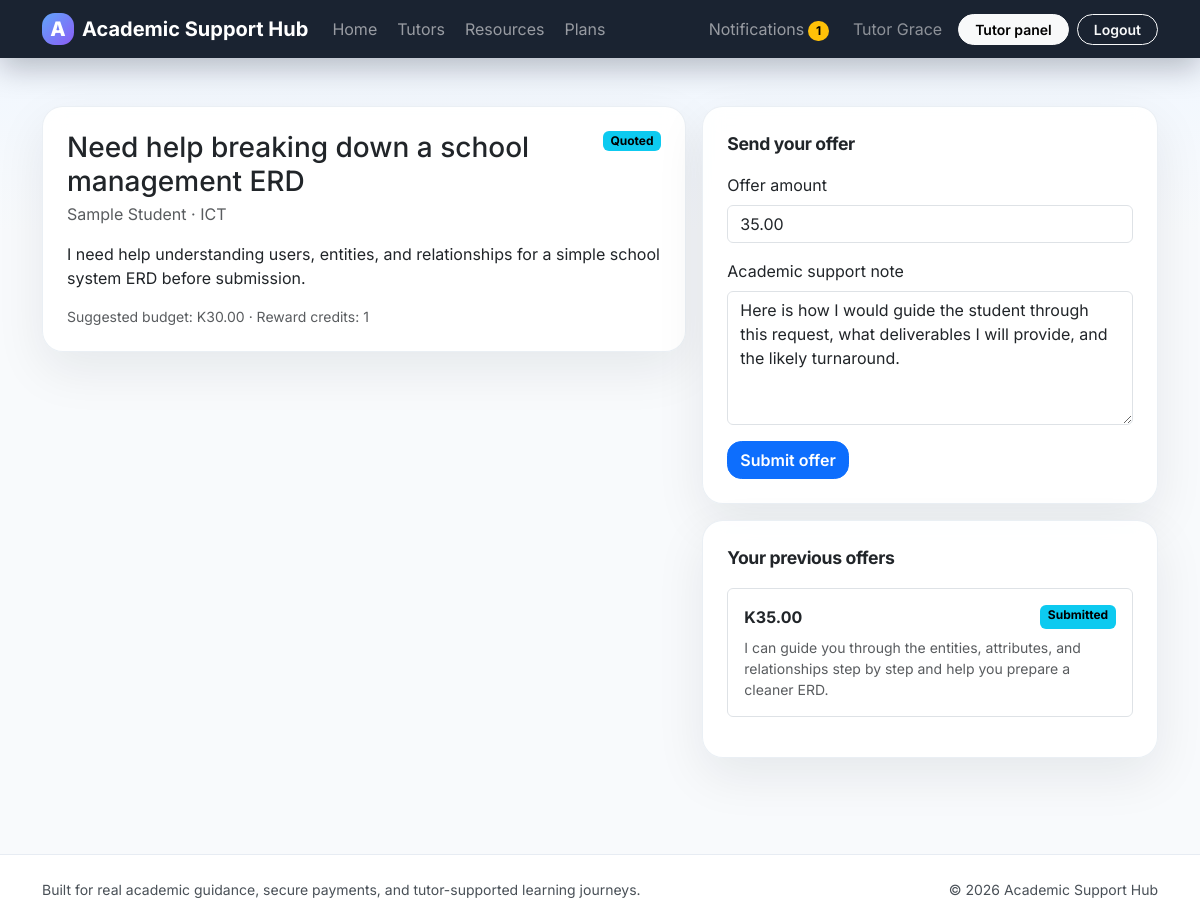
Page /tutor/request_view.php?id=1 (signed in) on the committed database.
### tables this page shows
CREATE TABLE settings (
    id INT UNSIGNED AUTO_INCREMENT PRIMARY KEY,
    setting_key VARCHAR(100) NOT NULL UNIQUE,
    setting_value TEXT NOT NULL
);

CREATE TABLE users (
    id INT UNSIGNED AUTO_INCREMENT PRIMARY KEY,
    name VARCHAR(150) NOT NULL,
    email VARCHAR(190) NOT NULL UNIQUE,
    password VARCHAR(255) NOT NULL,
    role ENUM('admin','student','tutor') NOT NULL DEFAULT 'student',
    university VARCHAR(190) NULL,
    bio TEXT NULL,
    avatar_path VARCHAR(255) NULL,
    created_at TIMESTAMP NOT NULL DEFAULT CURRENT_TIMESTAMP
);

CREATE TABLE help_requests (
    id INT UNSIGNED AUTO_INCREMENT PRIMARY KEY,
    student_id INT UNSIGNED NOT NULL,
    selected_tutor_id INT UNSIGNED NULL,
    accepted_offer_id INT UNSIGNED NULL,
    subject VARCHAR(100) NOT NULL,
    title VARCHAR(190) NOT NULL,
    details TEXT NOT NULL,
    urgency ENUM('normal','urgent') NOT NULL DEFAULT 'normal',
    suggested_budget DECIMAL(10,2) NOT NULL DEFAULT 0,
    reward_credits_to_use INT UNSIGNED NOT NULL DEFAULT 0,
    attachment_path VARCHAR(255) NULL,
    status ENUM('open','quoted','accepted','awaiting_payment','payment_pending','in_progress','completed','cancelled') NOT NULL DEFAULT 'open',
    created_at TIMESTAMP NOT NULL DEFAULT CURRENT_TIMESTAMP,
    CONSTRAINT fk_help_requests_student FOREIGN KEY (student_id) REFERENCES users(id) ON DELETE CASCADE,
    CONSTRAINT fk_help_requests_tutor FOREIGN KEY (selected_tutor_id) REFERENCES users(id) ON DELETE SET NULL
);

CREATE TABLE tutor_profiles (
    id INT UNSIGNED AUTO_INCREMENT PRIMARY KEY,
    user_id INT UNSIGNED NOT NULL UNIQUE,
    headline VARCHAR(190) NOT NULL,
    bio TEXT NOT NULL,
    subjects VARCHAR(255) NOT NULL,
    starting_price DECIMAL(10,2) NOT NULL DEFAULT 25.00,
    min_offer_price DECIMAL(10,2) NOT NULL DEFAULT 15.00,
    rating_average DECIMAL(3,2) NOT NULL DEFAULT 0,
    total_reviews INT UNSIGNED NOT NULL DEFAULT 0,
    total_sessions INT UNSIGNED NOT NULL DEFAULT 0,
    is_verified TINYINT(1) NOT NULL DEFAULT 0,
    created_at TIMESTAMP NOT NULL DEFAULT CURRENT_TIMESTAMP,
    CONSTRAINT fk_tutor_profiles_user FOREIGN KEY (user_id) REFERENCES users(id) ON DELETE CASCADE
);

CREATE TABLE help_offers (
    id INT UNSIGNED AUTO_INCREMENT PRIMARY KEY,
    request_id INT UNSIGNED NOT NULL,
    tutor_id INT UNSIGNED NOT NULL,
    offered_amount DECIMAL(10,2) NOT NULL,
    message TEXT NOT NULL,
    status ENUM('submitted','accepted','rejected','withdrawn') NOT NULL DEFAULT 'submitted',
    created_at TIMESTAMP NOT NULL DEFAULT CURRENT_TIMESTAMP,
    CONSTRAINT fk_help_offers_request FOREIGN KEY (request_id) REFERENCES help_requests(id) ON DELETE CASCADE,
    CONSTRAINT fk_help_offers_tutor FOREIGN KEY (tutor_id) REFERENCES users(id) ON DELETE CASCADE
);

### includes/bootstrap.php (called while the page is built, shortened)
<?php
require_once __DIR__ . '/../config/config.php';
require_once __DIR__ . '/functions.php';
refresh_current_user();

### tutor/request_view.php (the view, shortened to what this page needs)
<?php
require_once __DIR__ . '/../includes/bootstrap.php';
$user = current_user();
$requestId = (int) ($_GET['id'] ?? 0);
$request = help_request_by_id($requestId);
$profile = tutor_profile((int) $user['id']);
$offersStmt = $pdo->prepare('SELECT * FROM help_offers WHERE request_id = :request_id AND tutor_id = :tutor_id ORDER BY id DESC');
$offersStmt->execute(['request_id' => $requestId, 'tutor_id' => $user['id']]);
$myOffers = $offersStmt->fetchAll();
include __DIR__ . '/../includes/header.php';
?>
<div class="row g-3">
    <div class="col-lg-7">
        <div class="card card-soft p-4">
            <div class="d-flex justify-content-between align-items-start">
                <div>
                    <h1 class="h3 mb-1"><?= e($request['title']) ?></h1>
                    <div class="text-muted"><?= e($request['student_name']) ?> · <?= e($request['subject']) ?></div>
                </div>
                <?= status_badge($request['status']) ?>
            </div>
            <div class="mt-3"><?= nl2br(e($request['details'])) ?></div>
            <div class="small text-muted mt-3">Suggested budget: <?= money($request['suggested_budget']) ?> · Reward credits: <?= (int) $request['reward_credits_to_use'] ?></div>
        </div>
    </div>
    <div class="col-lg-5">
        <div class="card card-soft p-4">
            <div class="section-title mb-3">Send your offer</div>
            <form method="post">
                <div class="mb-3">
                    <label class="form-label">Offer amount</label>
                    <input class="form-control" type="number" step="0.01" min="<?= e((string) ($profile['min_offer_price'] ?? 1)) ?>" name="offered_amount" value="<?= e((string) ($profile['starting_price'] ?? 25)) ?>" required>
                </div>
                <div class="mb-3">
                    <label class="form-label">Academic support note</label>
                    <textarea class="form-control" name="message" rows="5" required>Here is how I would guide the student through this request, what deliverables I will provide, and the likely turnaround.</textarea>
                </div>
                <button class="btn btn-primary" name="submit_offer" value="1">Submit offer</button>
            </form>
        </div>
        <div class="card card-soft p-4 mt-3">
            <div class="section-title mb-3">Your previous offers</div>
            <?php foreach ($myOffers as $offer): ?>
                <div class="border rounded p-3 mb-3">
                    <div class="d-flex justify-content-between">
                        <strong><?= money($offer['offered_amount']) ?></strong>
                        <?= status_badge($offer['status']) ?>
                    </div>
                    <div class="small text-muted mt-2"><?= nl2br(e($offer['message'])) ?></div>
                </div>
            <?php endforeach; ?>
        </div>
    </div>
</div>
<?php include __DIR__ . '/../includes/footer.php'; ?>

### includes/header.php (shortened to what this page needs)
<?php
$user = current_user();
$unreadCount = $user ? unread_notification_count((int) $user['id']) : 0;
$platformName = get_setting('platform_name', APP_NAME);
?>
<!doctype html>
<html lang="en">
<head>
    <link href="https://cdn.jsdelivr.net/npm/bootstrap@5.3.7/dist/css/bootstrap.min.css" rel="stylesheet">
    <link href="<?= app_url('assets/css/style.css') ?>" rel="stylesheet">
</head>
<body>
<nav class="navbar navbar-expand-lg navbar-dark glass-nav sticky-top">
    <div class="container">
        <a class="navbar-brand fw-bold d-flex align-items-center gap-2" href="<?= app_url() ?>">
            <span class="brand-mark">A</span>
            <span><?= e($platformName) ?></span>
        </a>
        <div class="collapse navbar-collapse" id="appNav">
            <ul class="navbar-nav me-auto mb-2 mb-lg-0 gap-lg-1">
                <li class="nav-item"><a class="nav-link" href="<?= app_url() ?>">Home</a></li>
                <li class="nav-item"><a class="nav-link" href="<?= app_url('tutors.php') ?>">Tutors</a></li>
                <li class="nav-item"><a class="nav-link" href="<?= app_url('resources.php') ?>">Resources</a></li>
                <li class="nav-item"><a class="nav-link" href="<?= app_url('pricing.php') ?>">Plans</a></li>
            </ul>
            <ul class="navbar-nav align-items-lg-center gap-lg-2">
                <?php if ($user): ?>
                    <li class="nav-item dropdown">
                        <a class="nav-link position-relative" href="#" data-bs-toggle="dropdown">Notifications<?php if ($unreadCount > 0): ?><span class="badge rounded-pill text-bg-warning ms-1"><?= (int) $unreadCount ?></span><?php endif; ?></a>
                    </li>
                    <li class="nav-item"><span class="nav-link text-white-50"><?= e($user['name']) ?></span></li>
                    <?php if ($user['role'] === 'admin'): ?>
                        <li class="nav-item"><a class="btn btn-light btn-sm rounded-pill px-3" href="<?= app_url('admin/dashboard.php') ?>">Admin</a></li>
                    <?php elseif ($user['role'] === 'tutor'): ?>
                        <li class="nav-item"><a class="btn btn-light btn-sm rounded-pill px-3" href="<?= app_url('tutor/dashboard.php') ?>">Tutor panel</a></li>
                    <?php else: ?>
                        <li class="nav-item"><a class="btn btn-light btn-sm rounded-pill px-3" href="<?= app_url('student/dashboard.php') ?>">Student panel</a></li>
                    <?php endif; ?>
                    <li class="nav-item"><a class="btn btn-outline-light btn-sm rounded-pill px-3" href="<?= app_url('logout.php') ?>">Logout</a></li>
                <?php else: ?>
                    <li class="nav-item"><a class="btn btn-outline-light btn-sm rounded-pill px-3" href="<?= app_url('login.php') ?>">Login</a></li>
                    <li class="nav-item"><a class="btn btn-warning btn-sm rounded-pill px-3" href="<?= app_url('register.php') ?>">Create account</a></li>
                <?php endif; ?>
            </ul>
        </div>
    </div>
</nav>
<main class="py-4 py-lg-5">
    <div class="container">

### includes/functions.php (shortened to what this page needs)
<?php
function app_url(string $path = ''): string
{
    $path = ltrim($path, '/');
    return BASE_URL . ($path !== '' ? '/' . $path : '');
}
function e(mixed $value): string
{
    return htmlspecialchars((string) $value, ENT_QUOTES, 'UTF-8');
}
function current_user(): ?array
{
    return $_SESSION['user'] ?? null;
}
function refresh_current_user(): void
{
    global $pdo;
    $stmt = $pdo->prepare('SELECT * FROM users WHERE id = :id LIMIT 1');
    $stmt->execute(['id' => (int) $_SESSION['user']['id']]);
}
function get_setting(string $key, string $default = ''): string
{
    global $pdo;
    $stmt = $pdo->prepare('SELECT setting_value FROM settings WHERE setting_key = :setting_key LIMIT 1');
    $stmt->execute(['setting_key' => $key]);
    $row = $stmt->fetch();
    return (string) ($row['setting_value'] ?? $default);
}
function money(float|string|int $amount): string { return 'K' . number_format((float) $amount, 2); }
function status_badge(string $status): string
{
    $map = [
        'open' => 'warning', 'quoted' => 'info', 'accepted' => 'primary', 'awaiting_payment' => 'warning',
        'payment_pending' => 'warning', 'paid' => 'success', 'in_progress' => 'primary', 'completed' => 'success',
        'cancelled' => 'secondary', 'held' => 'warning', 'released' => 'success', 'pending' => 'warning',
        'requested' => 'warning', 'approved' => 'success', 'rejected' => 'danger', 'active' => 'success',
        'expired' => 'secondary', 'verified' => 'success', 'failed' => 'danger', 'submitted' => 'info'
    ];
    $class = $map[$status] ?? 'secondary';
    return '<span class="badge text-bg-' . $class . '">' . e(ucwords(str_replace('_', ' ', $status))) . '</span>';
}
function scalar_value(string $sql, array $params = []): mixed
{
    global $pdo; $stmt = $pdo->prepare($sql); $stmt->execute($params); return $stmt->fetchColumn();
}
function count_value(string $sql, array $params = []): int { return (int) scalar_value($sql, $params); }
function tutor_profile(int $userId): ?array
{
    global $pdo;
    $stmt = $pdo->prepare("SELECT tp.*, u.name, u.email, u.avatar_path FROM tutor_profiles tp INNER JOIN users u ON u.id = tp.user_id WHERE tp.user_id = :user_id LIMIT 1");
    $stmt->execute(['user_id' => $userId]);
    return $stmt->fetch() ?: null;
}
function unread_notification_count(int $userId): int { return count_value('SELECT COUNT(*) FROM notifications WHERE user_id = :user_id AND is_read = 0',['user_id'=>$userId]); }
function help_request_by_id(int $requestId): ?array { global $pdo; $stmt=$pdo->prepare("SELECT hr.*, u.name AS student_name FROM help_requests hr INNER JOIN users u ON u.id = hr.student_id WHERE hr.id = :id LIMIT 1"); $stmt->execute(['id'=>$requestId]); return $stmt->fetch() ?: null; }

### includes/footer.php (shortened to what this page needs)
    </div>
</main>
<footer class="footer-shell mt-5">
    <div class="container d-flex flex-column flex-md-row justify-content-between gap-2 small text-light-emphasis">
        <div>Built for real academic guidance, secure payments, and tutor-supported learning journeys.</div>
        <div>&copy; <?= date('Y') ?> <?= e(get_setting('platform_name', APP_NAME)) ?></div>
    </div>
</footer>
</body>
</html>

### assets/css/style.css (style rules this page uses)
:root { --bg:#081120;--surface:#ffffff;--muted:#64748b;--line:#e2e8f0;--brand:#2563eb;--brand-2:#8b5cf6;--success:#10b981;--warning:#f59e0b;--shadow:0 18px 50px rgba(15,23,42,.08); }
* { box-sizing:border-box }
body { font-family:Inter,system-ui,-apple-system,sans-serif;background:linear-gradient(180deg,#eff6ff 0%,#f8fafc 25%,#f8fafc 100%);color:#0f172a }
.glass-nav { background:rgba(8,17,32,.92);backdrop-filter:blur(14px);box-shadow:0 10px 30px rgba(2,6,23,.25) }
.brand-mark { display:inline-grid;place-items:center;width:2rem;height:2rem;border-radius:.8rem;background:linear-gradient(135deg,#60a5fa,#8b5cf6);font-weight:800 }
.card-soft,.metric-card,.pricing-card { border:1px solid rgba(226,232,240,.7);background:rgba(255,255,255,.92);backdrop-filter:blur(10px);border-radius:1.3rem;box-shadow:var(--shadow) }
.section-title { font-size:1.1rem;font-weight:700;letter-spacing:-.02em }
.footer-shell { padding:1.5rem 0;background:#fff;border-top:1px solid rgba(226,232,240,.8) }
.btn { border-radius:.9rem;font-weight:600 }

### rows in the picture
settings: setting_value "Academic Support Hub"
users: name "Tutor Grace"
help_requests: title "Need help breaking down a school management ERD", student.name "Sample Student", subject "ICT", status "Quoted", details "I need help understanding users, entities, and relationships for a simple school system ERD before submission.", suggested_budget "K30.00", reward_credits_to_use "1"
tutor_profiles: offered_amount "35.00"
help_offers: offered_amount "K35.00", status "Submitted", message "I can guide you through the entities, attributes, and relationships step by step and help you prepare a cleaner ERD."

### other values in the picture
$unreadCount "1"
